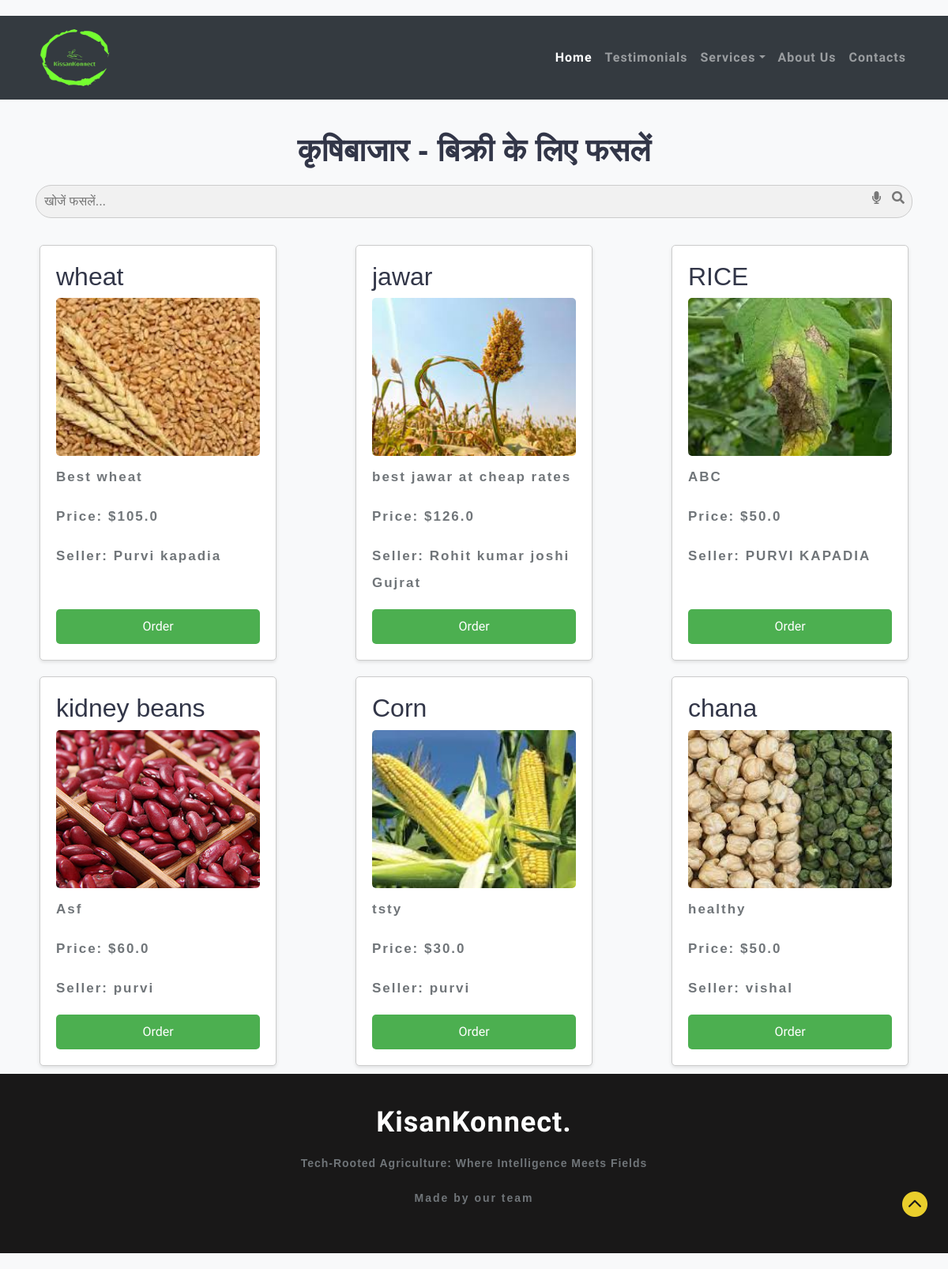
/buy, run on the app's committed database.
### app.py (models this page shows)
class Crop(db.Model):
    id = db.Column(db.Integer, primary_key=True)
    name = db.Column(db.String(100), nullable=False)
    description = db.Column(db.Text, nullable=False)
    price = db.Column(db.Float, nullable=False)
    image = db.Column(db.String(100), nullable=False)
    seller_name = db.Column(db.String(100), nullable=False)

### app.py (the view)
@app.route('/buy')
def buy():
    title = 'KisanKonnect - BuyCrop'
    crops = Crop.query.all()
    return render_template('buy.html', crops=crops,title=title)

### templates/buy.html (shortened to what this page needs)
{% extends 'layout.html' %}
{% block body %}
<!DOCTYPE html>
<html lang="en">
<head>
    <link rel="stylesheet" href="https://maxcdn.bootstrapcdn.com/bootstrap/4.5.2/css/bootstrap.min.css">
    <link rel="stylesheet" href="https://cdnjs.cloudflare.com/ajax/libs/font-awesome/5.15.4/css/all.min.css">
</head>
<body>
    <h1 style="text-align: center; margin-bottom: 20px;">कृषिबाजार - बिक्री के लिए फसलें</h1>
    <div class="container mb-4">
        <div class="search-container">
            <input type="text" id="searchInput" class="search-input" placeholder="खोजें फसलें...">
            <i class="fas fa-search search-icon" id="searchIcon"></i>
            <i class="fas fa-microphone mic-icon" id="micIcon"></i>
        </div>
    </div>
    <div class="crop-cards-container">
        {% for crop in crops %}
        <div class="crop-card">
            <div class="crop-card-content">
                <h2>{{ crop.name }}</h2>
                <img src="{{ crop.image }}" alt="{{ crop.name }}" class="crop-image">
                <div class="crop-details">
                    <p>{{ crop.description }}</p>
                    <p>Price: ${{ crop.price }}</p>
                    <p>Seller: {{ crop.seller_name }}</p>
                </div>
                <a href="/order/{{ crop.id }}" class="order-button">Order</a>
            </div>
        </div>
        {% endfor %}
    </div>
</body>
</html>
{% endblock %}

### templates/layout.html (shortened to what this page needs)
<!DOCTYPE html>
<html lang="en">
<head>
    <link rel="stylesheet" href="https://stackpath.bootstrapcdn.com/bootstrap/4.3.1/css/bootstrap.min.css">
    <link href="{{ url_for('static', filename='css/bootstrap.css') }}" rel='stylesheet' type='text/css' />
    <link href="{{ url_for('static', filename='css/style.css') }}" rel='stylesheet' type='text/css' />
    <link href="{{ url_for('static', filename='css/font-awesome.min.css') }}" rel="stylesheet">
</head>
<body>
<nav class="navbar navbar-expand-lg navbar-dark bg-dark static-top">
    <div class="container">
        <a class="navbar-brand" href="{{ url_for('home') }}">
            <img src="{{ url_for('static', filename='images/newlogo3.png') }}" style="width: 100px; height: 80px" alt="">
        </a>
        <div class="collapse navbar-collapse" id="navbarResponsive">
            <ul class="navbar-nav ml-auto">
                <li class="nav-item active">
                    <a class="nav-link" href="{{ url_for('home') }}">Home</a>
                </li>
                <li class="nav-item">
                    <a class="nav-link" href="/testimonials.html">Testimonials</a>
                </li>
                <li class="nav-item dropdown">
                    <a class="nav-link dropdown-toggle" href="#" id="servicesDropdown" role="button" data-toggle="dropdown" aria-haspopup="true" aria-expanded="false">Services</a>
                </li>
                <li class="nav-item">
                    <a class="nav-link" href="/about-us.html">About Us</a>
                </li>
		<li class="nav-item">
    		    <a class="nav-link" href="{{ url_for('contacts') }}">Contacts</a>
                </li>
            </ul>
        </div>
    </div>
</nav>
    {% block body %} {% endblock %}
    <footer class="text-center py-4">
        <div class="container py-md-3">
            <h2 class="logo2 text-center">
                <a href="{{ url_for('home') }}">
                    KisanKonnect.
                </a>
            </h2>
            <div class="w3l-copy text-center">
                <p class="text-da" style="font-size: 14px;">Tech-Rooted Agriculture: Where Intelligence Meets Fields<br> </p>
            </div>
            <p class="homelogo" style="font-size: 14px;">
            <p style="font-size: 14px;">Made by our team</p>
        </div>
    </footer>
    <a href="#home" class="move-top text-center"></a>
</body>
</html>

### static/css/style.css (style rules this page uses)
html, body { margin: 0; font-size: 100%; background: #fff; font-family: 'Thasadith', sans-serif; }
html { scroll-behavior: smooth; }
body a { text-decoration: none; transition: 0.5s all; -webkit-transition: 0.5s all; -moz-transition: 0.5s all; -o-transition: 0.5s all; -ms-transition: 0.5s all; font-family: 'Thasadith', sans-serif; }
body img { max-width: 100%; }
input[type="button"], input[type="submit"], input[type="text"], input[type="email"], input[type="search"] { transition: 0.5s all; -webkit-transition: 0.5s all; -moz-transition: 0.5s all; -o-transition: 0.5s all; -ms-transition: 0.5s all; }
h1, h2, h3, h4, h5, h6 { margin: 0; color: #323648; }
li { list-style-type: none; }
p { margin: 0; font-size: 17px; line-height: 2em; letter-spacing: 2px; color: #707579; font-weight: 600; }
ul { margin: 0; padding: 0; }
nav { margin:0; padding: 0; }
nav:after { content:""; display:table; clear:both; }
nav ul { float: right; padding:0; margin:0; list-style: none; position: relative; }
nav ul li { margin: 0px; display:inline-block; }
nav a { color: #ddd; text-transform: capitalize; letter-spacing: 1px; padding-left: 0; padding-right: 0; padding: 10px 0; font-weight: 700; }
li > a:only-child:after { content: ''; }
.logo2 { position: relative; }
.logo2 a { font-size: 36px; font-weight: 600; color: #fff; letter-spacing: 1px; }
.homelogo { position: relative; }
footer { background: #191818; }
.w3l-copy p { letter-spacing: 1px; }
a.move-top { width: 34px; height: 34px; background: url(../images/move-top.png) no-repeat; display: inline-block; position: fixed; bottom: 4%; right: 2%; z-index: 0; }

### templates/layout.html (style rules this page uses)
html { font-size: 1rem; }
@media (min-width: 576px) { html { font-size: 1.25rem; } }
@media (min-width: 768px) { html { font-size: 1.5rem; } }
@media (min-width: 992px) { html { font-size: 1.75rem; } }
@media (min-width: 1200px) { html { font-size: 2rem; } }
@media (min-width: 1200px) { html { font-size: 1rem; } }
@media (min-width: 1200px) { h1 { font-size: 1.2rem; } }
@media (min-width: 1200px) { h2 { font-size: 1.1rem; } }

### templates/buy.html (style rules this page uses)
body { font-family: Arial, sans-serif; background-color: #f8f9fa; padding-top: 20px; padding-bottom: 20px; }
.crop-card { margin: 10px; border: 1px solid #ccc; border-radius: 5px; overflow: hidden; width: 300px; height: auto; background-color: #fff; box-shadow: 0 2px 4px rgba(0, 0, 0, 0.1); }
.crop-card-content { padding: 20px; display: flex; flex-direction: column; justify-content: space-between; height: 100%; }
.crop-image { width: 100%; height: 200px; object-fit: cover; border-radius: 5px; }
.crop-details { margin-top: 10px; }
.order-button { margin-top: auto; background-color: #4CAF50; color: white; padding: 10px 20px; border: none; border-radius: 5px; cursor: pointer; transition: background-color 0.3s; text-decoration: none; display: block; text-align: center; }
.crop-cards-container { display: flex; flex-wrap: wrap; justify-content: space-around; }
h1 { margin-top: 40px; font-weight: bold; }
.search-container { position: relative; margin-bottom: 20px; }
.search-input { width: 100%; padding: 8px 40px 8px 10px; border: 1px solid #ccc; border-radius: 20px; font-size: 16px; background-color: #f1f1f1; box-sizing: border-box; transition: width 0.4s ease-in-out; }
.search-icon { position: absolute; top: 8px; right: 10px; color: #777; cursor: pointer; }
.mic-icon { position: absolute; top: 8px; right: 40px; color: #777; cursor: pointer; }

### data on the page
Crop: name "wheat", image (picture), description "Best wheat", price "105.0", seller_name "Purvi kapadia"
Crop: name "jawar", image (picture), description "best jawar at cheap rates", price "126.0", seller_name "Rohit kumar joshi Gujrat"
Crop: name "RICE", image (picture), description "ABC", price "50.0", seller_name "PURVI KAPADIA"
Crop: name "kidney beans", image (picture), description "Asf", price "60.0", seller_name "purvi"
Crop: name "Corn", image (picture), description "tsty", price "30.0", seller_name "purvi"
Crop: name "chana", image (picture), description "healthy", price "50.0", seller_name "vishal"
